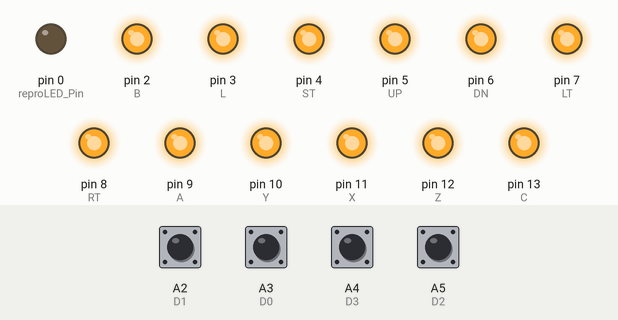
Recording of a sketch running on a simulated Arduino Uno, built with avr-gcc and run on an emulated ATmega328P. On the bench: output pins drawn as LEDs (lit = HIGH). Inputs (shaded band) come from the test bench; at power-on: A2 (D1), A3 (D0), A4 (D3), A5 (D2) HIGH. Pins used as bus, display or sensor lines are not drawn.

Above: at 1.5 s.
1.6 s: A4 (D3) pulled LOW for 0.15 s
At 1.68 s:
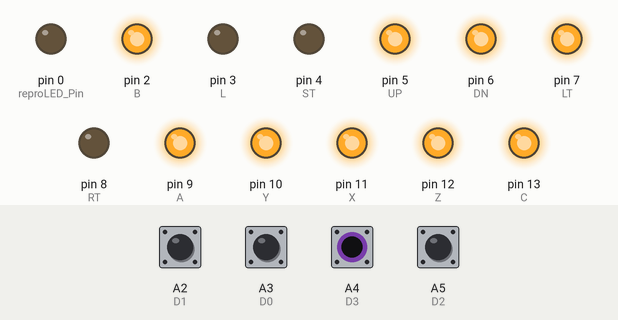
3.2 s: A2 (D1) pulled LOW for 0.15 s
At 3.28 s:
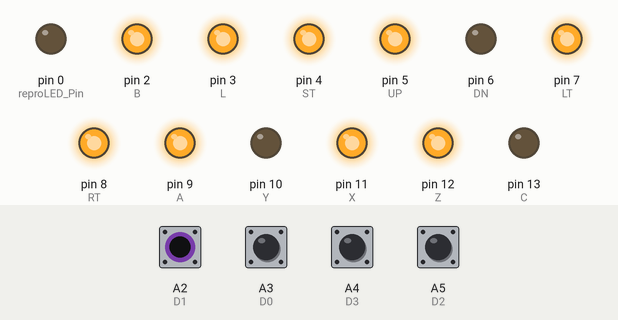
4.8 s: A3 (D0) pulled LOW for 0.15 s
At 4.87 s:
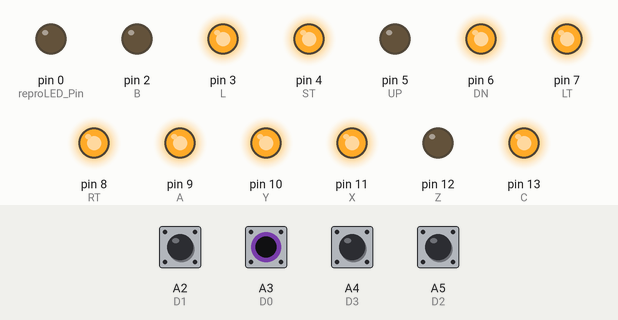
6.4 s: A5 (D2) pulled LOW for 0.15 s
At 6.48 s:
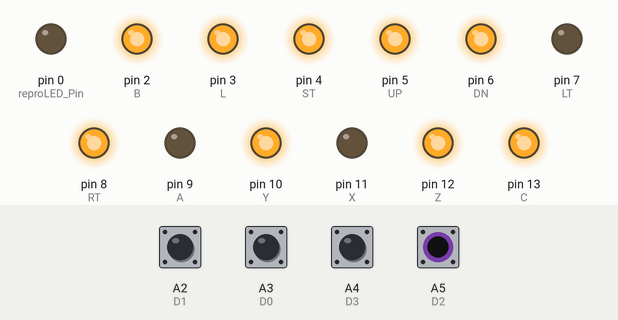
8.0 s: A2 (D1) pulled LOW for 1 s
At 9.8 s:
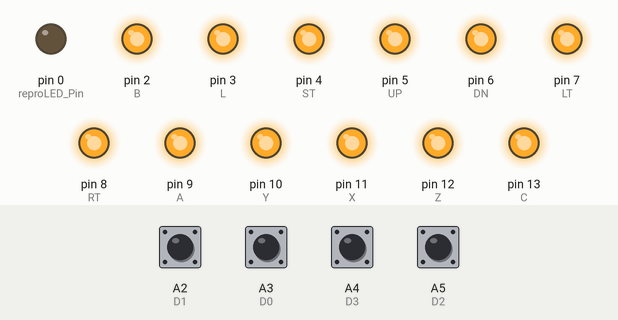
10.5 s: A3 (D0) pulled LOW for 1 s
At 11.0 s:
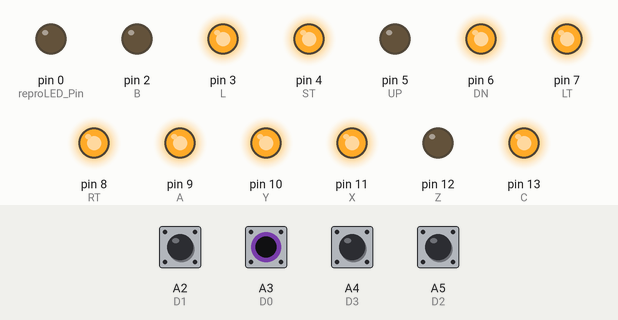
Timing chart, 0 to 13.5 s (numbered marks = the images above; inputs shaded):
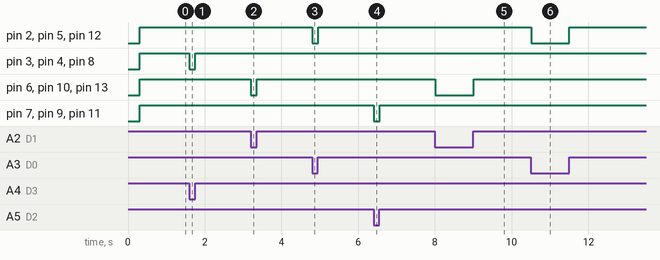

Measured:
- after the input at 1.6 s, pin 3 (L), pin 4 (ST), pin 8 (RT): HIGH → LOW at once, → HIGH 0.15 s later
- after the input at 3.2 s, pin 6 (DN), pin 10 (Y), pin 13 (C): HIGH → LOW at once, → HIGH 0.15 s later
- after the input at 4.8 s, pin 2 (B), pin 5 (UP), pin 12 (Z): HIGH → LOW at once, → HIGH 0.15 s later
- after the input at 6.4 s, pin 7 (LT), pin 9 (A), pin 11 (X): HIGH → LOW at once, → HIGH 0.15 s later
- after the input at 8.0 s, pin 6 (DN), pin 10 (Y), pin 13 (C): HIGH → LOW at once, → HIGH 1.0 s later
- after the input at 10.5 s, pin 2 (B), pin 5 (UP), pin 12 (Z): HIGH → LOW at once, → HIGH 1.0 s later

The sketch:

SaturnToNeo.ino
```cpp
#include <Arduino.h>

// variables for all the buttons
int UP = 5;   // pin 15 - Up
int DN = 6;   // pin 7 - Down
int LT = 7;   // pin 14 - Left
int RT = 8;   // pin 6 - Right
int A = 9;    // pin 13 - A
int B = 2;    // pin 10 - K2
int C = 13;   // pin 2 - K3
int X = 11;   // pin 5 - B
int Y = 10;   // pin 12 - C
int Z = 12;   // pin 4 - D
int L = 3;    // pin 3 - Coin
int R = -1;    // pin 13 - A - Dup -1 used to ignore default key map
int ST = 4;   // pin 11 - Start
// Saturn input line pins
int D0 = A3;  // pin 3
int D1 = A2;  // pin 2
int D2 = A5;  // pin 8
int D3 = A4;  // pin 7
int S0 = A0;  // pin 4
int S1 = A1;  // pin 5

int reproLED_Pin = 0;
int val = 0;
int readDelay = 1;
bool reprogrammingEnabled = false;
bool rapidConfigEnabled = false;
int pinOut[8]={A,X,Y,Z,ST,L,B,C}; // neo geo - A,B,C,D,START,COIN,K2,K3
int buttonConfig[9]={A,B,C,X,Y,Z,L,R,ST};
int rapidFireConfig[9]={0,0,0,0,0,0,0,0,0};
int buttonIndex = 0;
int rapidConfigTimer = 0;

void setup()
{
  // Delay for hot plug issue
  delay(300);

  pinMode(reproLED_Pin, OUTPUT);
  //Serial.begin(9600);
  // Neo Geo Pins
  pinMode(UP, OUTPUT);
  pinMode(DN, OUTPUT);
  pinMode(LT, OUTPUT);
  pinMode(RT, OUTPUT);
  pinMode(A, OUTPUT);
  pinMode(B, OUTPUT);
  pinMode(C, OUTPUT);
  pinMode(X, OUTPUT);
  pinMode(Y, OUTPUT);
  pinMode(Z, OUTPUT);
  pinMode(L, OUTPUT);
  pinMode(ST,OUTPUT);

  // Saturn Pins
  // Declares D0-3 as inputs with internal pullup.
  pinMode(D0, INPUT_PULLUP);
  pinMode(D1, INPUT_PULLUP);
  pinMode(D2, INPUT_PULLUP);
  pinMode(D3, INPUT_PULLUP);
  // Declares Select Pins as outputs.
  pinMode(S0, OUTPUT);
  pinMode(S1, OUTPUT);
}

void FlashLED(bool reverse = false)
{
    if(!reverse)
    {
      digitalWrite(reproLED_Pin, LOW);     // turn the LED off by making the voltage LOW
      delay(500);                          // wait for a second
      digitalWrite(reproLED_Pin, HIGH);    // turn the LED on by making the voltage HIGH
    }
    else
    {
      digitalWrite(reproLED_Pin, HIGH);     // turn the LED on by making the voltage HIGH
      delay(500);                           // wait for a second
      digitalWrite(reproLED_Pin, LOW);     // turn the LED off by making the voltage LOW
    }
}

void loop()
{
  // reset pins
  UP = 0;
  DN = 0;
  LT = 0;
  RT = 0;
  A = 0;
  B = 0;
  C = 0;
  X = 0;
  Y = 0;
  Z = 0;
  L = 0;
  R = 0;
  ST = 0;

  delay(readDelay);
  Saturn1stBitRead();
  delay(readDelay);
  Saturn2ndBitRead();
  delay(readDelay);
  Saturn3rdBitRead();
  delay(readDelay);
  Saturn4thBitRead();
  delay(readDelay);

  if(!reprogrammingEnabled && !rapidConfigEnabled)
  {
    if(DN == 1)
    {
      //Serial.println("Send - Down");
      //FlashLED(true);
      digitalWrite(6, LOW);
    }
    else
    {
      digitalWrite(6, HIGH);
    }
    if(UP == 1)
    {
      //Serial.println("Send - Up");
      //FlashLED(true);
      digitalWrite(5, LOW);
    }
    else
    {
      digitalWrite(5, HIGH);
    }
    if(LT == 1)
    {
      //Serial.println("Send - Left");
      //FlashLED(true);
      digitalWrite(7, LOW);
    }
    else
    {
      digitalWrite(7, HIGH);
    }
    if(RT == 1)
    {
      //Serial.println("Send - Right");
      //FlashLED(true);
      digitalWrite(8, LOW);
    }
    else
    {
      digitalWrite(8, HIGH);
    }

    if(buttonConfig[0] != -1)
    {
      if(A == 1)
      {
        //Serial.println("Send - A");
        //FlashLED(true);
        digitalWrite(buttonConfig[0], LOW);
      }
      else
      {
        digitalWrite(buttonConfig[0], HIGH);
      }
    }
    if(buttonConfig[1] != -1)
    {
      if(B == 1)
      {
        //Serial.println("Send - K2");
        //FlashLED(true);
        digitalWrite(buttonConfig[1], LOW);
      }
      else
      {
        digitalWrite(buttonConfig[1], HIGH);
      }
    }
    if(buttonConfig[2] != -1)
    {
      if(C == 1)
      {
        //Serial.println("Send - K3");
        //FlashLED(true);
        digitalWrite(buttonConfig[2], LOW);
      }
      else
      {
        digitalWrite(buttonConfig[2], HIGH);
      }
    }
    if(buttonConfig[3] != -1)
    {
      if(X == 1)
      {
        //Serial.println("Send - B");
        //FlashLED(true);
        digitalWrite(buttonConfig[3], LOW);
      }
      else
      {
        digitalWrite(buttonConfig[3], HIGH);
      }
    }
    if(buttonConfig[4] != -1)
    {
      if(Y == 1)
      {
        //Serial.println("Send - C");
        //FlashLED(true);
        digitalWrite(buttonConfig[4], LOW);
      }
      else
      {
        digitalWrite(buttonConfig[4], HIGH);
      }
    }
    if(buttonConfig[5] != -1)
    {
      if(Z == 1)
      {
        //Serial.println("Send - D");
        //FlashLED(true);
        digitalWrite(buttonConfig[5], LOW);
      }
      else
      {
        digitalWrite(buttonConfig[5], HIGH);
      }
    }
    if(buttonConfig[6] != -1)
    {
      if(L == 1)
      {
        //Serial.println("Send - L");
        //FlashLED(true);
        digitalWrite(buttonConfig[6], LOW);
      }
      else
      {
        digitalWrite(buttonConfig[6], HIGH);
      }
    }
    if(buttonConfig[7] != -1)
    {
      if(R == 1)
      {
        //Serial.println("Send - R");
        //FlashLED(true);
        digitalWrite(buttonConfig[7], LOW);
      }
      else
      {
        digitalWrite(buttonConfig[7], HIGH);
      }
    }
    if(buttonConfig[8] != -1)
    {
      if(ST == 1)
      {
        //Serial.println("Send - Start");
        //FlashLED(true);
        digitalWrite(buttonConfig[8], LOW);
      }
      else
      {
        digitalWrite(buttonConfig[8], HIGH);
      }
    }
  }
  else
  {
    CaptureReprogramInput();
    ToggleRapidFire();
  }

  CheckForReprogram();
  CheckForRapid();
}

// 1st bit of the demuxer,
void Saturn1stBitRead()
{
  //delay(5);
  digitalWrite(S0, LOW);
  digitalWrite(S1, LOW);
  //delay(5);// This sets the timing of the select pulses (default 5 = 100hz)

  val = digitalRead(D0);
  if (val == LOW)
  {             // check if the data input is LOW (button pressed)
    Z = 1;
    //Serial.println("Z");
  }
  val = digitalRead(D1);
  if (val == LOW)
  {
    Y = 1;
    //Serial.println("Y");
  }
  val = digitalRead(D2);
  if (val == LOW)
  {
    X = 1;
    //Serial.println("X");
  }
  val = digitalRead(D3);
  if (val == LOW)
  {
    R = 1;
    //Serial.println("R");
  }
}

// 2nd bit from the demuxer,
void Saturn2ndBitRead()
{
  //delay(5);
  digitalWrite(S0, HIGH);
  digitalWrite(S1, LOW);
  //delay(5);// This sets the timing of the select pulses (default 5 = 100hz)

  val = digitalRead(D0);        // read input value from data line

  if (val == LOW)
  {             // check if the data input is LOW (button pressed)
    B = 1;                        // Stores the B button as pressed.
    //Serial.println("B");
  }
  val = digitalRead(D1);
  if (val == LOW)
  {
    C = 1;
    //Serial.println("C");
  }
  val = digitalRead(D2);
  if (val == LOW)
  {
    A = 1;
    //Serial.println("A");
  }
  val = digitalRead(D3);
  if (val == LOW)
  {
    ST = 1;
   //Serial.println("ST");
  }
}

// 3rd bit from the demuxer,
void Saturn3rdBitRead()
{
  //delay(5);
  digitalWrite(S0, LOW);
  digitalWrite(S1, HIGH);
  //delay(5);// This sets the timing of the select pulses (default 5 = 100hz)

  val = digitalRead(D0);
  if (val == LOW)
  {
    UP = 1;
    //Serial.println("UP");
  }
  val = digitalRead(D1);
  if (val == LOW)
  {
    DN = 1;
   //Serial.println("Down");
  }
  val = digitalRead(D2);
  if (val == LOW)
  {
    LT = 1;
    //Serial.println("Left");
  }
  val = digitalRead(D3);
  if (val == LOW)
  {
    RT = 1;
   //Serial.println("Right");
  }
}

// 4th bit from the demuxer,
void Saturn4thBitRead()
{
  //delay(5);
  digitalWrite(S0, HIGH);
  digitalWrite(S1, HIGH);
  //delay(5);// This sets the timing of the select pulses (default 5 = 100hz)

  val = digitalRead(D3);
  if (val == LOW)
  {             // check if the data input is LOW (button pressed)
    L = 1;                        // Stores the B button as pressed.
    //Serial.println("L");
  }
}

void CheckForReprogram()
{
  if(ST == 1 && A == 1 && Z == 1)
  {
    //Serial.println("detect reprogram");
    reprogrammingEnabled = !reprogrammingEnabled;
    //Serial.println(reprogrammingEnabled);
    if(reprogrammingEnabled)
    {
      digitalWrite(reproLED_Pin, HIGH);
      buttonIndex = 0;
      // this is to reset all buttons
      int i = 0;
      for(i; i < 9; i++)
      {
        buttonConfig[i] = -1;
      }
    }
    else
    {
      digitalWrite(reproLED_Pin, LOW);
    }
    delay(500);
  }
}
void CaptureReprogramInput()
{
    if(reprogrammingEnabled)
      return;

    if(DN == 1)
    {
      //Serial.println("Send - Down");
      //digitalWrite(6, LOW);
    }
    if(UP == 1)
    {
      //Serial.println("Send - Up");
      //digitalWrite(5, LOW);
    }
    if(LT == 1)
    {
      //Serial.println("Send - Left");
      //digitalWrite(7, LOW);
    }
    if(RT == 1)
    {
      //Serial.println("Send - Right");
      //digitalWrite(8, LOW);
    }
    if(A == 1)
    {
      buttonConfig[0] = pinOut[buttonIndex];
      FlashLED();
      buttonIndex++;
    }
    if(B == 1)
    {
      buttonConfig[1] = pinOut[buttonIndex];
      FlashLED();
      buttonIndex++;
    }
    if(C == 1)
    {
      buttonConfig[2] = pinOut[buttonIndex];
      FlashLED();
      buttonIndex++;
    }
    if(X == 1)
    {
      buttonConfig[3] = pinOut[buttonIndex];
      FlashLED();
      buttonIndex++;
    }
    if(Y == 1)
    {
      buttonConfig[4] = pinOut[buttonIndex];
      FlashLED();
      buttonIndex++;
    }
    if(Z == 1)
    {
      buttonConfig[5] = pinOut[buttonIndex];
      FlashLED();
      buttonIndex++;
    }
    if(L == 1)
    {
      buttonConfig[6] = pinOut[buttonIndex];
      FlashLED();
      buttonIndex++;
    }
    if(R == 1)
    {
      buttonConfig[7] = pinOut[buttonIndex];
      FlashLED();
      buttonIndex++;
    }
    if(ST == 1)
    {
      buttonConfig[8] = pinOut[buttonIndex];
      FlashLED();
      buttonIndex++;
    }

    if(buttonIndex >= 8)
    {
      reprogrammingEnabled = false;
      //buttonIndex = 0;
      digitalWrite(reproLED_Pin, LOW);
    }
}

void CheckForRapid()
{
  if(ST == 1 && C == 1 && X == 1)
  {
    //Serial.println("detect rapid");
    rapidConfigEnabled = !rapidConfigEnabled;
    //Serial.println(rapidConfigEnabled);
    if(rapidConfigEnabled)
    {
      digitalWrite(reproLED_Pin, HIGH);
    }
    else
    {
      digitalWrite(reproLED_Pin, LOW);
    }
    delay(500);
  }
}
void ToggleRapidFire()
{
    if(rapidConfigEnabled)
      return;

    rapidConfigTimer++;

    if(A == 1)
    {
      rapidFireConfig[0] = !rapidFireConfig[0];
      FlashLED();
    }
    if(B == 1)
    {
      rapidFireConfig[1] = !rapidFireConfig[1];
      FlashLED();
    }
    if(C == 1)
    {
      rapidFireConfig[2] = !rapidFireConfig[2];
      FlashLED();
    }
    if(X == 1)
    {
      rapidFireConfig[3] = !rapidFireConfig[3];
      FlashLED();
    }
    if(Y == 1)
    {
      rapidFireConfig[4] = !rapidFireConfig[4];
      FlashLED();
    }
    if(Z == 1)
    {
      rapidFireConfig[5] = !rapidFireConfig[5];
      FlashLED();
    }
    if(L == 1)
    {
      rapidFireConfig[6] = !rapidFireConfig[6];
      FlashLED();
    }
    if(R == 1)
    {
      rapidFireConfig[7] = !rapidFireConfig[7];
      FlashLED();
    }
    if(ST == 1)
    {
      rapidFireConfig[8] = !rapidFireConfig[8];
      FlashLED();
    }

    if(rapidConfigTimer == 3000)
    {
      rapidConfigEnabled = false;
      digitalWrite(reproLED_Pin, LOW);
    }
}
```
